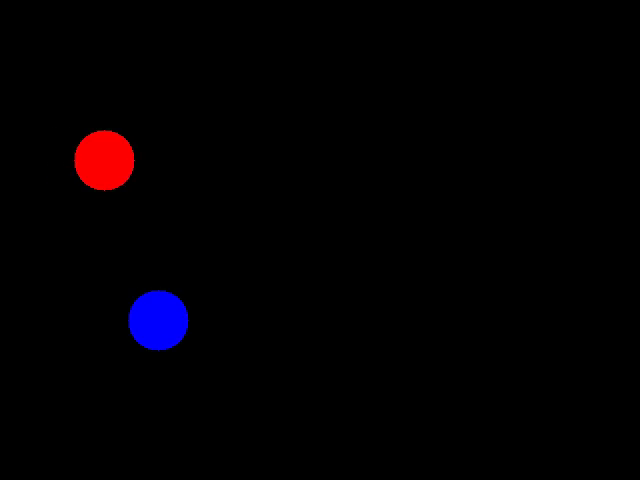
#> input picture frame 20 of multi_ball.mp4, 640 x 480 px
$ python multi_ball_tracking.py
#> lines starting #> are read from the running program, lines starting #| are printed output that depends on the picture; after the words box and inside, x2 and y2 are one past the last pixel; in counts of white or black regions, pixels touching at a corner belong together

import cv2
import numpy as np

# Load the video
cap = cv2.VideoCapture('multi_ball.mp4')

while True:
    ret, frame = cap.read()
#> frame is the input picture: shape (480, 640, 3); mean B, G, R 2.4, 0, 2.3
    if not ret:
        break

    # Convert to HSV color space
    hsv = cv2.cvtColor(frame, cv2.COLOR_BGR2HSV)
#> hsv: shape (480, 640, 3); mean H, S, V 1.6, 6, 4.7

    # Define red color range
    lower_red1 = np.array([0, 120, 70])
    upper_red1 = np.array([10, 255, 255])
    lower_red2 = np.array([170, 120, 70])
    upper_red2 = np.array([180, 255, 255])
    mask_red = cv2.inRange(hsv, lower_red1, upper_red1) | cv2.inRange(hsv, lower_red2, upper_red2)
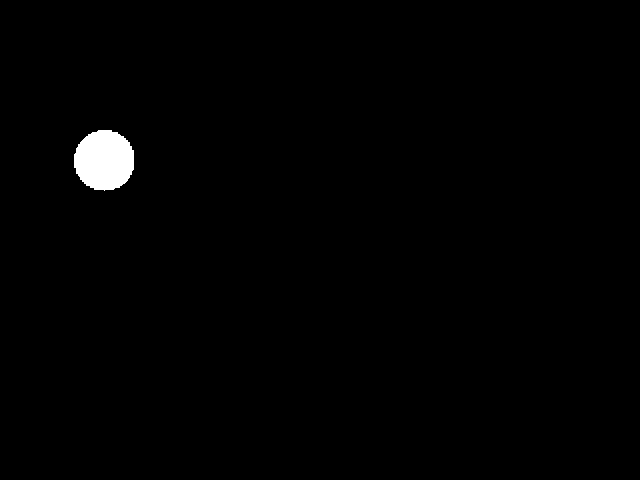
#> mask_red: shape (480, 640); 0.94% white; 1 white region, box (x1, y1, x2, y2) and area: (74, 130, 134, 191) 2894

    # Define blue color range
    lower_blue = np.array([100, 150, 0])
    upper_blue = np.array([140, 255, 255])
    mask_blue = cv2.inRange(hsv, lower_blue, upper_blue)
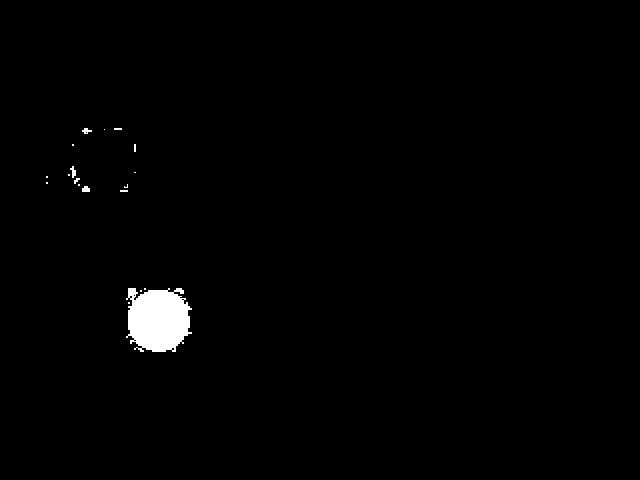
#> mask_blue: shape (480, 640); 1.2% white; 19 white regions (14 under 20 px)

    # Track red ball
    contours_red, _ = cv2.findContours(mask_red, cv2.RETR_TREE, cv2.CHAIN_APPROX_SIMPLE)
#> contours_red = 1 contour; box (x1, y1, x2, y2) and area: (74, 130, 134, 191) 2798
    for cnt in contours_red:
        area = cv2.contourArea(cnt)
        if area > 500:
            x, y, w, h = cv2.boundingRect(cnt)
            cv2.rectangle(frame, (x, y), (x+w, y+h), (0, 255, 0), 2)
            cv2.putText(frame, "Red Ball", (x, y-10), cv2.FONT_HERSHEY_SIMPLEX, 0.8, (0, 255, 0), 2)
#> this loop made 1 pass
#> (area, x, y, w, h) on pass 1: (2798.5, 74, 130, 60, 61)
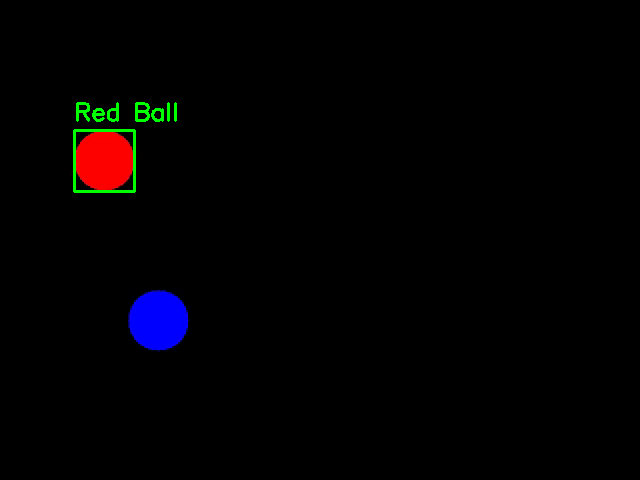
#> frame: shape (480, 640, 3); 0.5% of pixels changed, all inside (x1, y1, x2, y2) = (73, 102, 177, 193)

    # Track blue ball
    contours_blue, _ = cv2.findContours(mask_blue, cv2.RETR_TREE, cv2.CHAIN_APPROX_SIMPLE)
#> contours_blue = 25 contours, 21 with area under 20; largest, box (x1, y1, x2, y2) and area: (126, 288, 192, 352) 3148, (82, 186, 90, 192) 28, (70, 166, 76, 178) 25, (82, 128, 92, 134) 23
    for cnt in contours_blue:
        area = cv2.contourArea(cnt)
        if area > 500:
            x, y, w, h = cv2.boundingRect(cnt)
            cv2.rectangle(frame, (x, y), (x+w, y+h), (0, 255, 0), 2)
            cv2.putText(frame, "Blue Ball", (x, y-10), cv2.FONT_HERSHEY_SIMPLEX, 0.8, (0, 255, 0), 2)
#> this loop made 25 passes
#> (area, x, y, w, h) on pass 4: (3147.5, 126, 288, 66, 64)
#> area on passes 11, 19, 24: 28, 25, 23
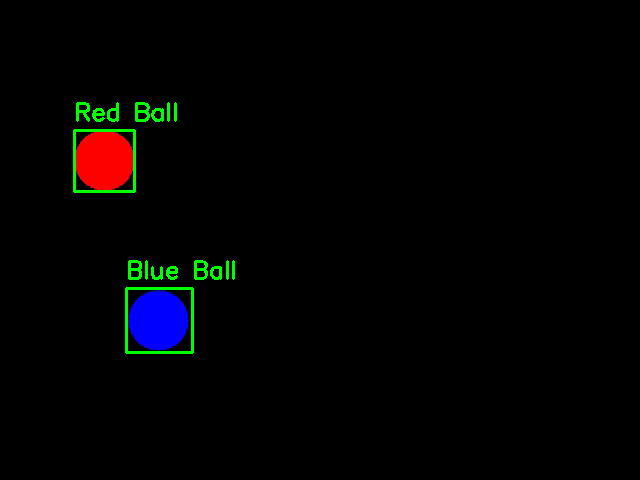
#> frame: shape (480, 640, 3); 0.53% of pixels changed, all inside (x1, y1, x2, y2) = (125, 260, 235, 354)

    cv2.imshow("Multi Ball Tracking", frame)

    if cv2.waitKey(30) & 0xFF == ord('q'):
#> (key q is pressed here)
        break

cap.release()
cv2.destroyAllWindows()

$ run again, starting later in the video
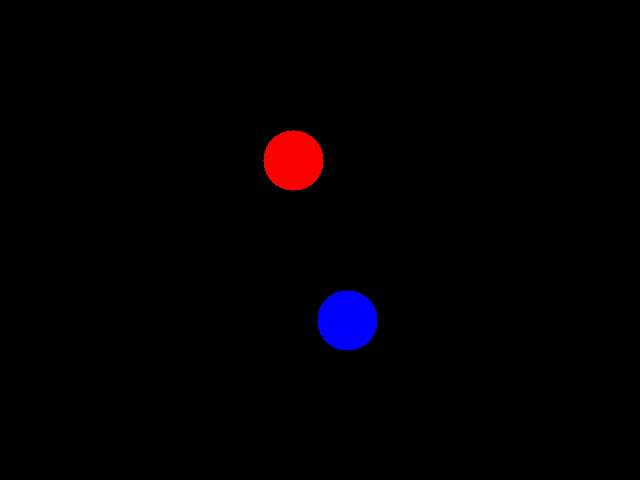
#> input picture frame 90 of multi_ball.mp4, 640 x 480 px
#> frame is the input picture: shape (480, 640, 3); mean B, G, R 2.4, 0, 2.3
#> hsv: shape (480, 640, 3); mean H, S, V 1.5, 5.6, 4.7
#> mask_red: shape (480, 640); 0.94% white; 1 white region, box (x1, y1, x2, y2) and area: (264, 130, 324, 191) 2884
#> mask_blue: shape (480, 640); 1.1% white; 27 white regions (23 under 20 px)
#> contours_red = 1 contour; box (x1, y1, x2, y2) and area: (264, 130, 324, 191) 2790
#> the loop `for cnt in contours_red:` made 1 pass
#> (area, x, y, w, h) on pass 1: (2790, 264, 130, 60, 61)
#> after the loop `for cnt in contours_red:`:
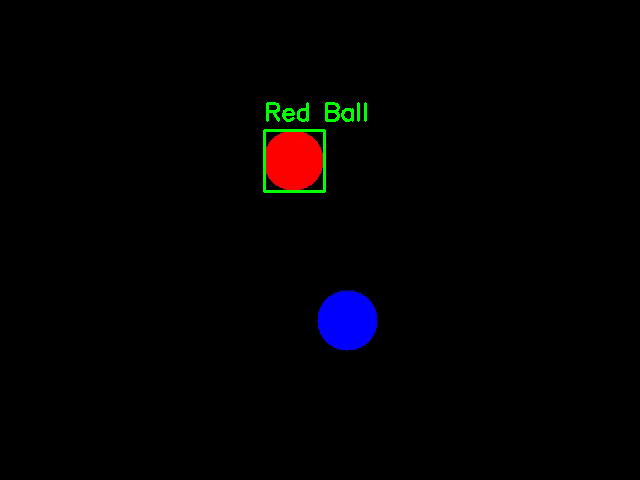
#> frame: shape (480, 640, 3); 0.5% of pixels changed, all inside (x1, y1, x2, y2) = (263, 102, 367, 193)
#> contours_blue = 29 contours, 28 with area under 20; largest, box (x1, y1, x2, y2) and area: (314, 288, 378, 352) 2977
#> the loop `for cnt in contours_blue:` made 29 passes
#> (area, x, y, w, h) on pass 5: (2977, 314, 288, 64, 64)
#> after the loop `for cnt in contours_blue:`:
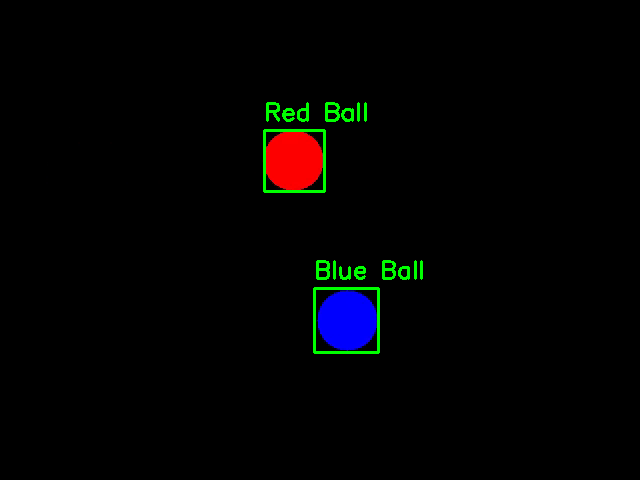
#> frame: shape (480, 640, 3); 0.52% of pixels changed, all inside (x1, y1, x2, y2) = (313, 260, 423, 354)

$ run again, starting later in the video
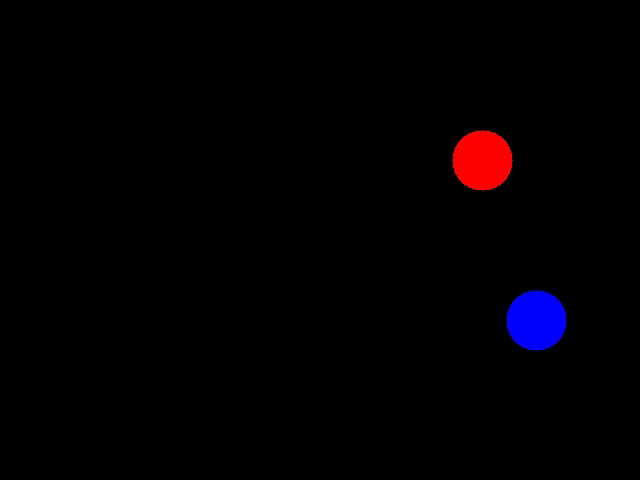
#> input picture frame 160 of multi_ball.mp4, 640 x 480 px
#> frame is the input picture: shape (480, 640, 3); mean B, G, R 2.4, 0, 2.3
#> hsv: shape (480, 640, 3); mean H, S, V 1.7, 6.3, 4.7
#> mask_red: shape (480, 640); 0.94% white; 1 white region, box (x1, y1, x2, y2) and area: (452, 130, 512, 191) 2889
#> mask_blue: shape (480, 640); 1.2% white; 33 white regions (27 under 20 px)
#> contours_red = 1 contour; box (x1, y1, x2, y2) and area: (452, 130, 512, 191) 2794
#> the loop `for cnt in contours_red:` made 1 pass
#> (area, x, y, w, h) on pass 1: (2794.5, 452, 130, 60, 61)
#> after the loop `for cnt in contours_red:`:
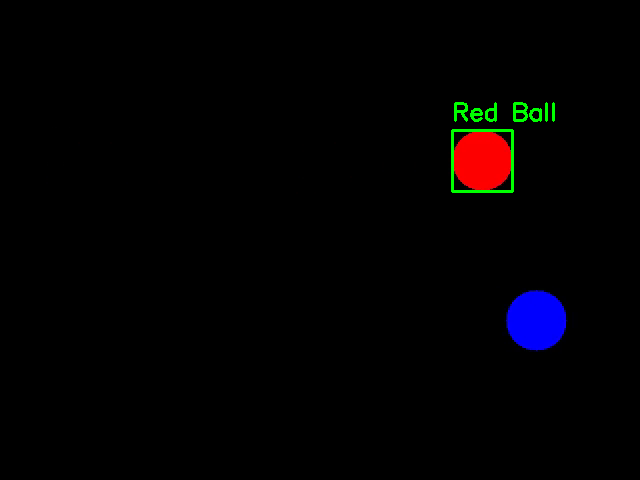
#> frame: shape (480, 640, 3); 0.5% of pixels changed, all inside (x1, y1, x2, y2) = (451, 102, 555, 193)
#> contours_blue = 43 contours, 40 with area under 20; largest, box (x1, y1, x2, y2) and area: (502, 286, 568, 354) 3262, (572, 312, 578, 328) 75, (498, 186, 506, 194) 24
#> the loop `for cnt in contours_blue:` made 43 passes
#> (area, x, y, w, h) on pass 6: (3262, 502, 286, 66, 68)
#> after the loop `for cnt in contours_blue:`:
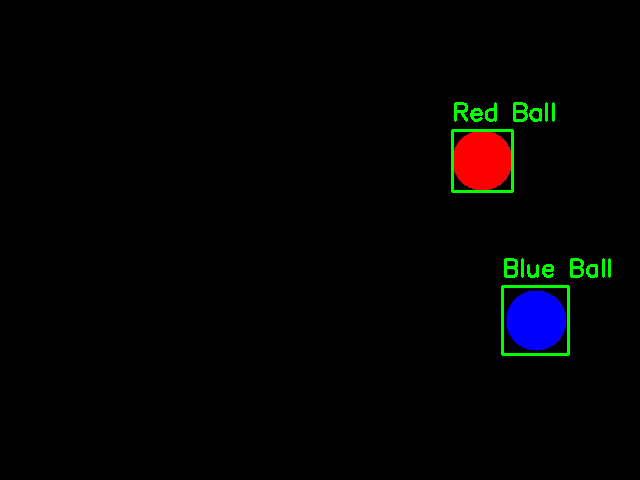
#> frame: shape (480, 640, 3); 0.53% of pixels changed, all inside (x1, y1, x2, y2) = (501, 258, 611, 356)
